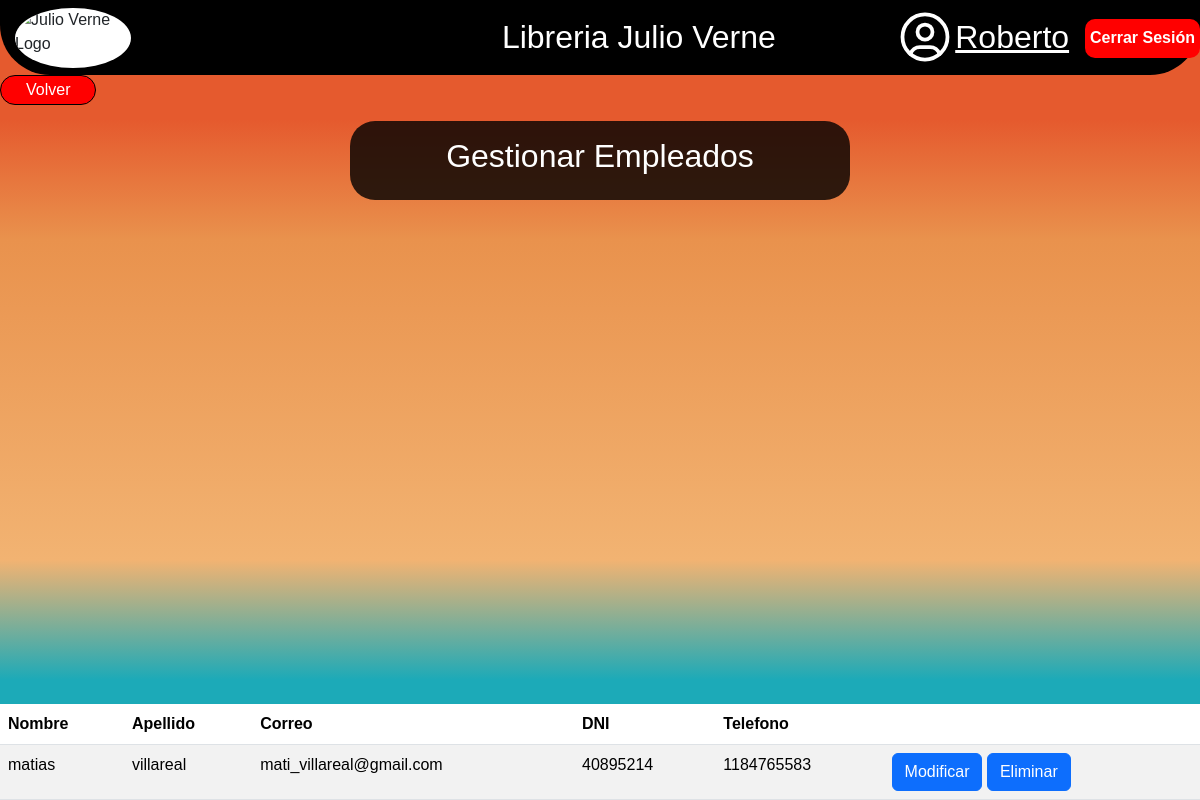
/gestionar_empleados.php (signed in), run on the app's committed database.
### tables this page shows
CREATE TABLE usuarios(

	usu_id INT NOT NULL AUTO_INCREMENT,
    usu_nombre VARCHAR(25),
    usu_apellido VARCHAR(25),
    usu_correo VARCHAR(35),
    usu_clave VARCHAR(20) NOT NULL,
    usu_telefono INT(10),
    usu_dni INT(8),
    usu_estado BOOL,  
    rol_id INT,
    usu_token VARCHAR(6),
    suc_id INT,
    
    PRIMARY KEY (usu_id),
    FOREIGN KEY (rol_id) REFERENCES roles(rol_id),
    FOREIGN KEY (suc_id) REFERENCES sucursales(suc_id)
    ON UPDATE cascade ON DELETE cascade  

);

### gestionar_empleados.php (the view, shortened to what this page needs)
<?php
if(isset($_SESSION['id']) and $_SESSION['rol'] == 01){
    $conn=conectar();
}else{
    echo "<h4>ACCESO NO AUTORIZADO</h4>";
    exit();
}
?>
<!DOCTYPE html>
<html lang="en">
<head>
    <link href="https://cdn.jsdelivr.net/npm/bootstrap@5.3.3/dist/css/bootstrap.min.css" rel="stylesheet">
    <link rel="stylesheet" href="normalize.css">
    <link rel="stylesheet" href="administrador.css">
</head>
<body>
  <header>
        <div class="logo">
            <img src="img/logo.png" alt="Julio Verne Logo">
        </div>
        <h1 class="nombre-empresa">Libreria Julio Verne</h1>
        <div class="nameandclose">
            <form class="logout" action="index.php" method="POST">
                <p class="nomb">
                    <?php echo "".$_SESSION['nombre'];?>
                </p>
                <input class="logout__btn" type="submit" value="Cerrar Sesión">
            </form>
        </div>
  </header>
  <main id="gest_emp">
    <div class="btn_volver">
        <a href="administrador.php">
            <button class="volver">Volver</button>
        </a>
    </div>
    <div class="ge_subtitulo">
      <h2>Gestionar Empleados</h2>
    </div>
    <div class="ge_contenedor">
    <table class="table table-striped">
      <thead>
        <tr>
          <th scope="col">Nombre</th>
          <th scope="col">Apellido</th>
          <th scope="col">Correo</th>
          <th scope="col">DNI</th>
          <th scope="col">Telefono</th>
          <th scope="col"></th>
        </tr>
      </thead>
<?php
    $select="SELECT * FROM usuarios WHERE rol_id=02 AND usu_estado=01;";
    $resulset=mysqli_query($conn, $select);
    while($fila=mysqli_fetch_assoc($resulset)){
?>
  <tbody>
    <tr>
      <td><?php echo $fila['usu_nombre']; ?></td>
      <td><?php echo $fila['usu_apellido']; ?></td>
      <td><?php echo $fila['usu_correo']; ?></td>
      <td><?php echo $fila['usu_dni']; ?></td>
      <td><?php echo $fila['usu_telefono']; ?></td>
      <td>
        <button type="button" class="btn btn-primary" data-bs-toggle="modal" data-bs-target="#editarEmpleado<?php echo $fila['usu_id']; ?>">Modificar</button>
        <button type="button" class="btn btn-primary" data-bs-toggle="modal" data-bs-target="#eliminarEmpleado<?php echo $fila['usu_id']; ?>">Eliminar</button>
      </td>
    </tr>
  </tbody>
<?php
    }
?>
</table>
    </div>
  </main>
</body>
</html>

### administrador.css (style rules this page uses)
* { font-family: Helvetica, sans-serif; margin: 0; padding: 0; box-sizing: border-box; }
body { width: 100%; min-height: 100vh; background: linear-gradient(0deg, rgba(28,170,184,1) 15%, rgba(242,179,114,1) 30%, rgba(233,146,77,1) 70%, rgba(229,90,46,1) 85%); align-items: center; justify-content: center; }
header { display: flex; max-width: 100%; height: 75px; background-color: rgb(0, 0, 0); box-sizing: border-box; border-bottom-left-radius: 50px; border-bottom-right-radius: 50px; }
.logo { display: flex; justify-content: center; justify-items: start; align-items: center; margin-left: 15px; }
.logo img { height: 60px; background-color: white; border-radius: 100%; }
.nombre-empresa { display: flex; justify-content: center; align-items: center; margin-left: 21%; color: white; width: 50%; }
.logout { display: flex; justify-content: center; align-items: center; gap: 1rem; }
.nomb { font-size: 2rem; color: white; display: flex; justify-content: center; align-items: center; margin-top: 7px; margin-bottom: 0; text-decoration: underline; }
.logout__btn { border: 0 solid; padding: 10px 5px; border-radius: 10px; background-color: red; color: white; margin-top: 10px; cursor: pointer; font-weight: 700; }
main { display: flex; justify-content: center; align-items: center; margin: 0 auto; flex-direction: column; width: 100%; height: calc(100vh - 75px); }
.btn_volver { width: 100%; }
.btn_volver a { display: flex; justify-content: flex-start; align-items: center; text-decoration: none; width: 88%; }
.volver { border: 0.5px solid black; padding: 5px 25px; background-color: red; color: white; border-radius: 25px; font-size: 1rem; text-decoration: none; }
#gest_emp { height: calc(100vh - 75px); }
.ge_subtitulo { display: flex; width: 500px; margin: 1rem 0 1rem 0; padding: 1rem; justify-content: center; align-items: center; text-align: center; background-color: rgb(0, 0, 0,0.8); border-radius: 25px; color: white; }
.ge_contenedor { width: 100%; height: 78vh; display: flex; justify-content: center; align-items: last baseline; margin: 0 auto; }
.ge_contenedor table { margin-bottom: 0; }

### data on the page
usuarios: usu_nombre "matias", usu_apellido "villareal", usu_correo "mati_villareal@gmail.com", usu_dni "40895214", usu_telefono "1184765583"

### other printed values
$_SESSION['nombre'] "Roberto"
